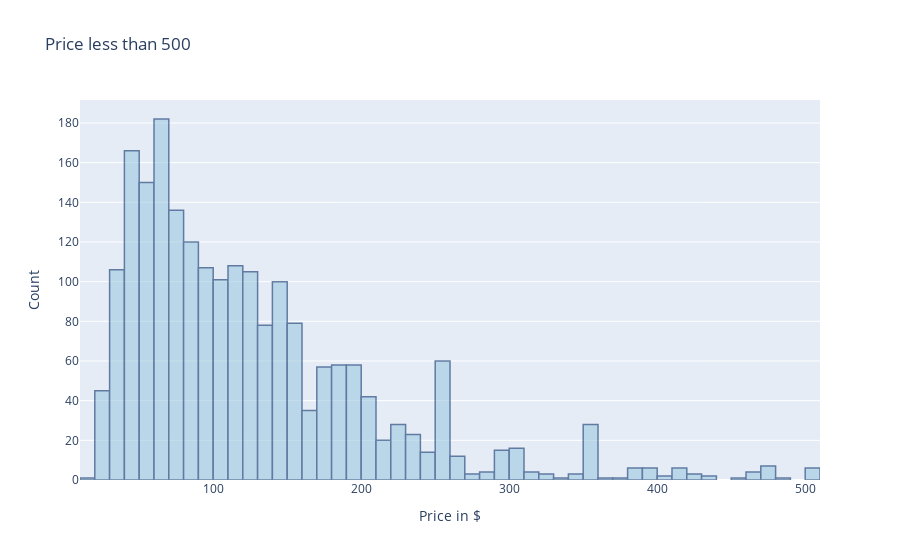

Notebook code for this chart:
### Markdown cell above
From this visualization, we get a lot of information. We can see that price is heavily skewed right. Based on the price distribution we have outliers. It tells us that some hosts listed above the reasonable price per night compare to other hosts.

### Code cell
x = listings.price[listings.price <=500]

trace1 = go.Histogram(
    x=x,
    marker=dict(
        color='rgb(158,202,225)',
        line=dict(
            color='rgb(8,48,107)',
            width=1.5)),
    name='Price',
    opacity=0.6
)

data = [trace1]
layout = go.Layout(
    title = "Price less than 500",
    xaxis=dict(
        title='Price in $'),
    yaxis=dict(
        title='Count'))

fig = go.Figure(data=data, layout=layout)
py.iplot(fig, filename='Price less than 500')

### Figure 1 — Plotly figure (JSON) as saved in the notebook; plotly's stock layout.template omitted (floating-point values rounded to 4 significant figures; data arrays with more than 128 entries replaced by an {"elided": "..."} marker saying what was removed)
{"data": [{"marker": {"color": "rgb(158,202,225)", "line": {"color": "rgb(8,48,107)", "width": 1.5}}, "name": "Price", "opacity": 0.6, "type": "histogram", "x": {"elided": "2114 int values"}}], "layout": {"title": {"text": "Price less than 500"}, "xaxis": {"title": {"text": "Price in $"}}, "yaxis": {"title": {"text": "Count"}}}}
